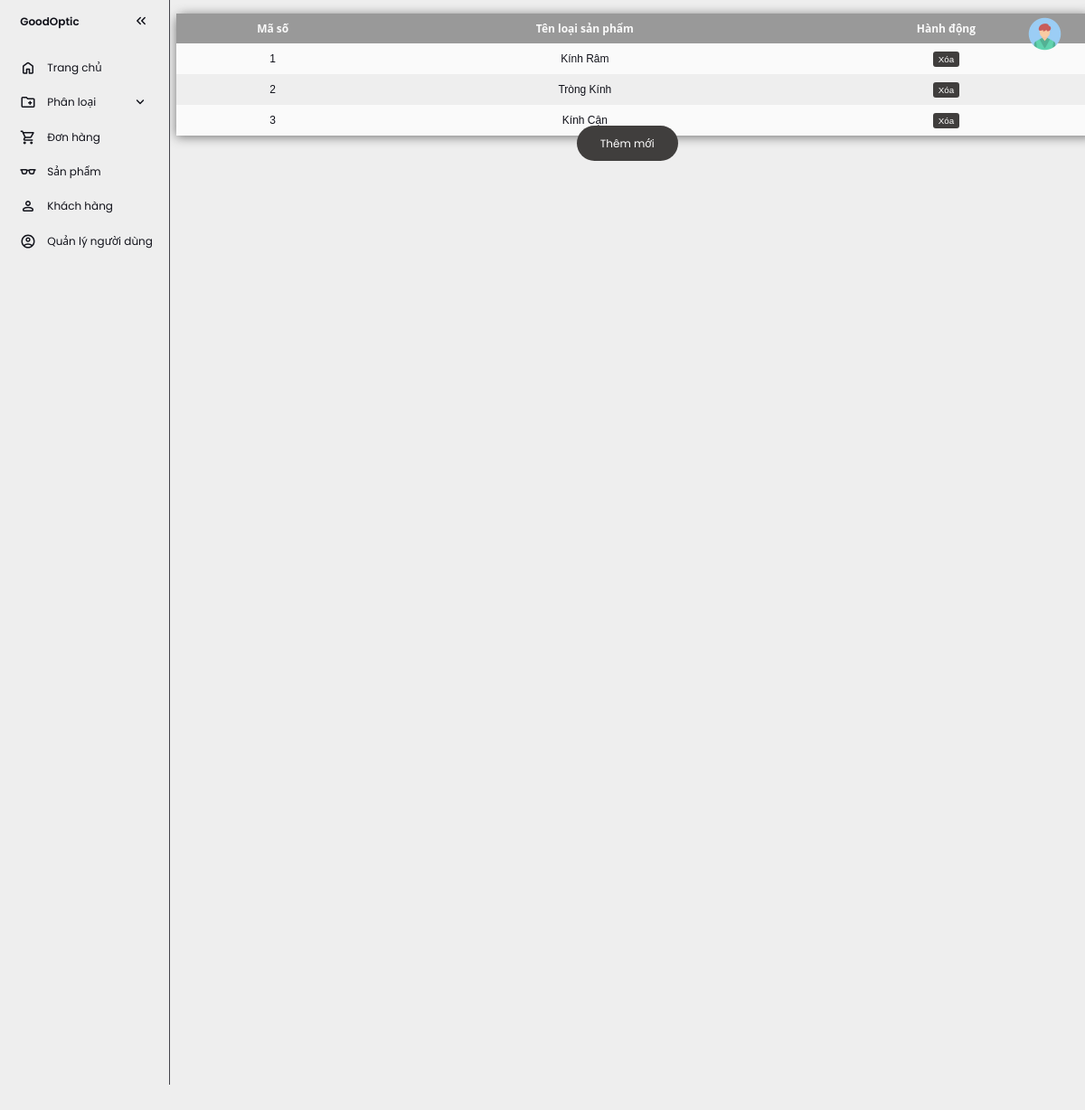
/admin/viewCategories.php (signed in), run on the app's committed database.
### tables this page shows
CREATE TABLE `categories` (
  `category_id` bigint(20) UNSIGNED NOT NULL,
  `category_name` varchar(255) NOT NULL,
  `slug` varchar(255) NOT NULL,
  `category_status` enum('Active','Inactive') NOT NULL,
  `created_at` datetime NOT NULL DEFAULT current_timestamp(),
  `updated_at` datetime NOT NULL DEFAULT current_timestamp() ON UPDATE current_timestamp()
);

### admin/viewCategories.php (the view, shortened to what this page needs)
<?php include "./header.php"; ?>
<?php include "./sidebar.php"; ?>
<div>
  <table class="table ">
    <thead>
      <tr>
        <th class="text-center">Mã số</th>
        <th class="text-center">Tên loại sản phẩm</th>
        <th class="text-center" colspan="2">Hành động</th>
      </tr>
    </thead>
    <?php
    include_once "./config/dbconnect.php";
    $sql = "SELECT * from categories";
    $result = $conn->query($sql);
    $count = 1;
    if ($result->num_rows > 0) {
      while ($row = $result->fetch_assoc()) {
    ?>
        <tr>
          <td><?= $count ?></td>
          <td><?= $row["category_name"] ?></td>
          <td><a class="btn-delete"
              href="phanloai/loaisanpham/catDeleteController.php?id=<?= $row['category_id'] ?>"
              onclick="return confirm('Bạn chắc chắn xóa mục này?');">Xóa</a></td>
        </tr>
    <?php
        $count = $count + 1;
      }
    }
    ?>
  </table>
  <div class="box">
		<a class="button" href="#divOne">Thêm mới</a>
	</div>
</div>
<?php include "./footer.php"; ?>

### admin/css/style.css (style rules this page uses)
:root { --base-clr: #EEEEEE; --line-clr: #42434a; --hover-clr: #FFCCCC; --text-clr: #11121a; --accent-clr: #11121a; --secondary-text-clr: #b0b3c1; }
* { margin: 0; padding: 0; }
html { font-family: Poppins, 'Segoe UI', Tahoma, Geneva, Verdana, sans-serif; line-height: 1.5rem; }
table { width: 100%; border-collapse: collapse; border-spacing: 0; box-shadow: 0 2px 15px rgba(64, 64, 64, .7); border-radius: 12px 12px 0 0; margin-top: 20px; margin-left: 10px; }
td, th { padding: 10px 16px; text-align: center; }
th { background-color: #999999; color: #fafafa; font-family: 'Open Sans', Sans-serif; font-weight: bold; }
tr { width: 100%; background-color: #fafafa; font-family: 'Montserrat', sans-serif; }
tr:nth-child(even) { background-color: #eeeeee; }
div { align-items: center; justify-content: center; }
.box { text-align: center; }
.button { font-size: 1em; padding: 15px 35px; color: #fff; text-decoration: none; cursor: pointer; transition: all 0.3s ease-out; background: #403e3d; border-radius: 50px; }
.btn-edit, .btn-delete { padding: 4px 8px; font-size: 13px; border-radius: 4px; background: #403e3d; transition: all 0.3s ease-out; text-decoration: none; color: #fff; }

### data on the page
categories: category_name "Kính Râm"
categories: category_name "Tròng Kính"
categories: category_name "Kính Cận"
